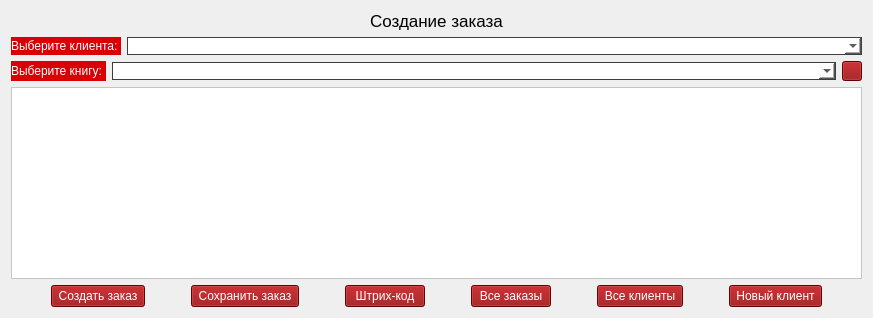
            <widget class="QWidget" name="page_req_2">
             <layout class="QVBoxLayout" name="verticalLayout_25">
              <item>
               <layout class="QVBoxLayout" name="verticalLayout_20">
                <item>
                 <widget class="QLabel" name="label_14">
                  <property name="font">
                   <font>
                    <family>MS Shell Dlg 2</family>
                    <pointsize>13</pointsize>
                    <weight>50</weight>
                    <italic>false</italic>
                    <bold>false</bold>
                   </font>
                  </property>
                  <property name="styleSheet">
                   <string notr="true">font: 13pt &quot;MS Shell Dlg 2&quot;;</string>
                  </property>
                  <property name="text">
                   <string>Создание заказа</string>
                  </property>
                  <property name="alignment">
                   <set>Qt::AlignCenter</set>
                  </property>
                 </widget>
                </item>
                <item>
                 <layout class="QHBoxLayout" name="horizontalLayout_16" stretch="1,10">
                  <item>
                   <widget class="QLabel" name="label_33">
                    <property name="styleSheet">
                     <string notr="true">background-color: rgb(216, 0, 4);
color: rgb(255, 255, 255);
font: 10pt &quot;MS Shell Dlg 2&quot;;</string>
                    </property>
                    <property name="text">
                     <string>Выберите клиента: </string>
                    </property>
                   </widget>
                  </item>
                  <item>
                   <widget class="QComboBox" name="comboBox_clients_2">
                    <property name="styleSheet">
                     <string notr="true">background-color: rgb(255, 255, 255); 
border-top: 1px solid #3e3e3e;
border-left: 1px solid #3e3e3e;
border-right: 1px solid #3e3e3e;
border-bottom: 1px solid #3e3e3e;</string>
                    </property>
                   </widget>
                  </item>
                 </layout>
                </item>
                <item>
                 <layout class="QHBoxLayout" name="horizontalLayout_17" stretch="1,100,0">
                  <item>
                   <widget class="QLabel" name="label_34">
                    <property name="styleSheet">
                     <string notr="true">background-color: rgb(216, 0, 4);
color: rgb(255, 255, 255);
font: 10pt &quot;MS Shell Dlg 2&quot;;</string>
                    </property>
                    <property name="text">
                     <string>Выберите книгу: </string>
                    </property>
                   </widget>
                  </item>
                  <item>
                   <widget class="QComboBox" name="comboBox_book_2">
                    <property name="styleSheet">
                     <string notr="true">background-color: rgb(255, 255, 255); 
border-top: 1px solid #3e3e3e;
border-left: 1px solid #3e3e3e;
border-right: 1px solid #3e3e3e;
border-bottom: 1px solid #3e3e3e;</string>
                    </property>
                   </widget>
                  </item>
                  <item>
                   <widget class="QPushButton" name="btn_plus_2">
                    <property name="maximumSize">
                     <size>
                      <width>20</width>
                      <height>20</height>
                     </size>
                    </property>
                    <property name="styleSheet">
                     <string notr="true">background-color: rgb(143, 0, 2);
font: 9pt &quot;Comic Sans MS&quot;;
color: rgb(255, 255, 255);</string>
                    </property>
                    <property name="text">
                     <string/>
                    </property>
                    <property name="icon">
                     <iconset>
                      <normaloff>img/Добавить.png</normaloff>img/Добавить.png</iconset>
                    </property>
                    <property name="iconSize">
                     <size>
                      <width>20</width>
                      <height>20</height>
                     </size>
                    </property>
                    <property name="checkable">
                     <bool>false</bool>
                    </property>
                    <property name="checked">
                     <bool>false</bool>
                    </property>
                    <property name="autoRepeat">
                     <bool>false</bool>
                    </property>
                    <property name="autoExclusive">
                     <bool>false</bool>
                    </property>
                   </widget>
                  </item>
                 </layout>
                </item>
                <item>
                 <widget class="QListWidget" name="add_new_field_2">
                  <property name="styleSheet">
                   <string notr="true">background-color: rgb(255, 255, 255); 
</string>
                  </property>
                  <property name="iconSize">
                   <size>
                    <width>500</width>
                    <height>151</height>
                   </size>
                  </property>
                  <property name="selectionRectVisible">
                   <bool>true</bool>
                  </property>
                  <property name="currentRow">
                   <number>-1</number>
                  </property>
                 </widget>
                </item>
                <item>
                 <layout class="QHBoxLayout" name="horizontalLayout_40" stretch="0,0,0,0,0,0,0,0,0,0,0,0,0">
                  <item>
                   <spacer name="horizontalSpacer_38">
                    <property name="orientation">
                     <enum>Qt::Horizontal</enum>
                    </property>
                    <property name="sizeHint" stdset="0">
                     <size>
                      <width>40</width>
                      <height>20</height>
                     </size>
                    </property>
                   </spacer>
                  </item>
                  <item>
                   <widget class="QPushButton" name="btn_new_order_2">
                    <property name="styleSheet">
                     <string notr="true">background-color: rgb(143, 0, 2);
color: rgb(255, 255, 255);
font: 10pt &quot;MS Shell Dlg 2&quot;;</string>
                    </property>
                    <property name="text">
                     <string> Создать заказ </string>
                    </property>
                   </widget>
                  </item>
                  <item>
                   <spacer name="horizontalSpacer_46">
                    <property name="orientation">
                     <enum>Qt::Horizontal</enum>
                    </property>
                    <property name="sizeHint" stdset="0">
                     <size>
                      <width>40</width>
                      <height>20</height>
                     </size>
                    </property>
                   </spacer>
                  </item>
                  <item>
                   <widget class="QPushButton" name="btn_save_request_2">
                    <property name="styleSheet">
                     <string notr="true">background-color: rgb(143, 0, 2);
color: rgb(255, 255, 255);
font: 10pt &quot;MS Shell Dlg 2&quot;;</string>
                    </property>
                    <property name="text">
                     <string> Сохранить заказ </string>
                    </property>
                   </widget>
                  </item>
                  <item>
                   <spacer name="horizontalSpacer_48">
                    <property name="orientation">
                     <enum>Qt::Horizontal</enum>
                    </property>
                    <property name="sizeHint" stdset="0">
                     <size>
                      <width>40</width>
                      <height>20</height>
                     </size>
                    </property>
                   </spacer>
                  </item>
                  <item>
                   <widget class="QPushButton" name="btn_code_2">
                    <property name="enabled">
                     <bool>true</bool>
                    </property>
                    <property name="styleSheet">
                     <string notr="true">background-color: rgb(143, 0, 2);
color: rgb(255, 255, 255);
font: 10pt &quot;MS Shell Dlg 2&quot;;</string>
                    </property>
                    <property name="text">
                     <string> Штрих-код </string>
                    </property>
                   </widget>
                  </item>
                  <item>
                   <spacer name="horizontalSpacer_55">
                    <property name="orientation">
                     <enum>Qt::Horizontal</enum>
                    </property>
                    <property name="sizeHint" stdset="0">
                     <size>
                      <width>40</width>
                      <height>20</height>
                     </size>
                    </property>
                   </spacer>
                  </item>
                  <item>
                   <widget class="QPushButton" name="btn_all_req_2">
                    <property name="styleSheet">
                     <string notr="true">background-color: rgb(143, 0, 2);
color: rgb(255, 255, 255);
font: 10pt &quot;MS Shell Dlg 2&quot;;</string>
                    </property>
                    <property name="text">
                     <string>Все заказы</string>
                    </property>
                   </widget>
                  </item>
                  <item>
                   <spacer name="horizontalSpacer_56">
                    <property name="orientation">
                     <enum>Qt::Horizontal</enum>
                    </property>
                    <property name="sizeHint" stdset="0">
                     <size>
                      <width>40</width>
                      <height>20</height>
                     </size>
                    </property>
                   </spacer>
                  </item>
                  <item>
                   <widget class="QPushButton" name="btn_all_clients_2">
                    <property name="styleSheet">
                     <string notr="true">background-color: rgb(143, 0, 2);
color: rgb(255, 255, 255);
font: 10pt &quot;MS Shell Dlg 2&quot;;</string>
                    </property>
                    <property name="text">
                     <string> Все клиенты </string>
                    </property>
                   </widget>
                  </item>
                  <item>
                   <spacer name="horizontalSpacer_57">
                    <property name="orientation">
                     <enum>Qt::Horizontal</enum>
                    </property>
                    <property name="sizeHint" stdset="0">
                     <size>
                      <width>40</width>
                      <height>20</height>
                     </size>
                    </property>
                   </spacer>
                  </item>
                  <item>
                   <widget class="QPushButton" name="btn_new_client_2">
                    <property name="styleSheet">
                     <string notr="true">background-color: rgb(143, 0, 2);
color: rgb(255, 255, 255);
font: 10pt &quot;MS Shell Dlg 2&quot;;</string>
                    </property>
                    <property name="text">
                     <string> Новый клиент </string>
                    </property>
                   </widget>
                  </item>
                  <item>
                   <spacer name="horizontalSpacer_58">
                    <property name="orientation">
                     <enum>Qt::Horizontal</enum>
                    </property>
                    <property name="sizeHint" stdset="0">
                     <size>
                      <width>40</width>
                      <height>20</height>
                     </size>
                    </property>
                   </spacer>
                  </item>
                 </layout>
                </item>
               </layout>
              </item>
             </layout>
            </widget>
